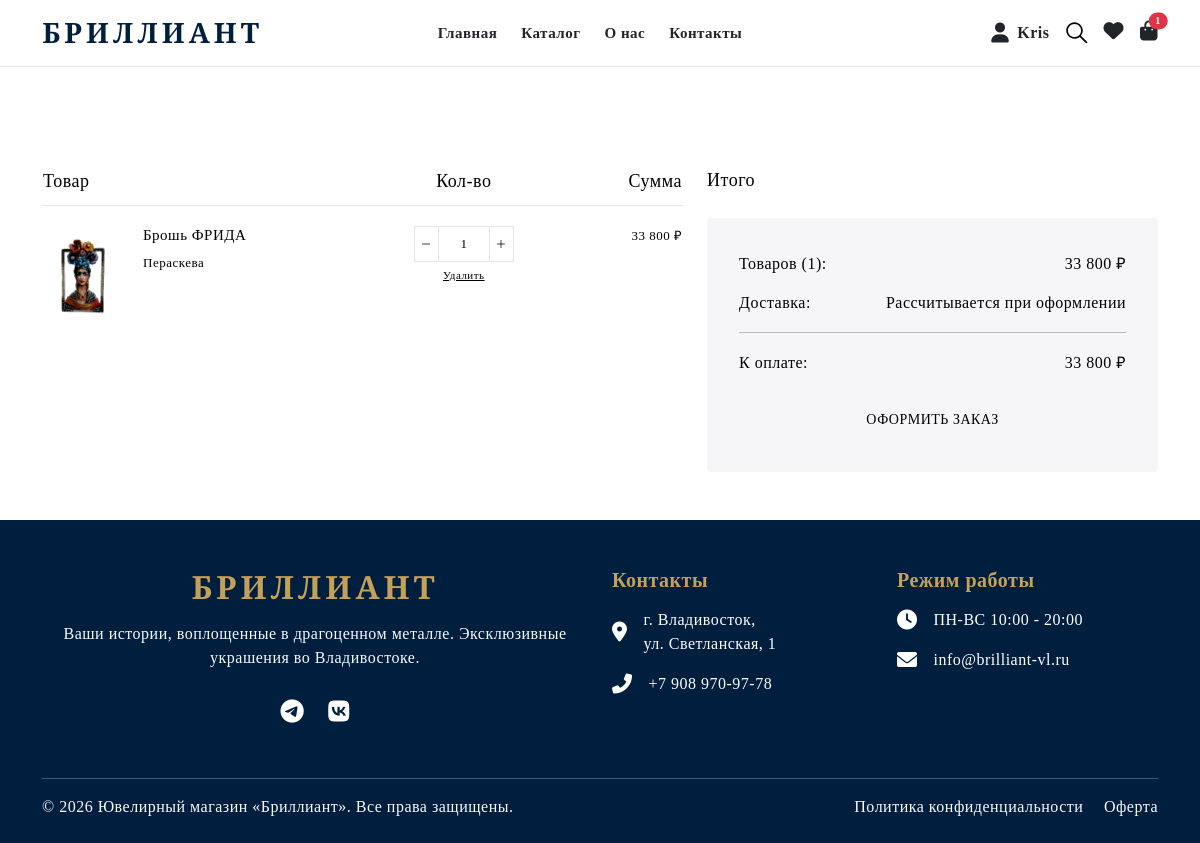
Before: /cart/ (signed in) with the older database file.
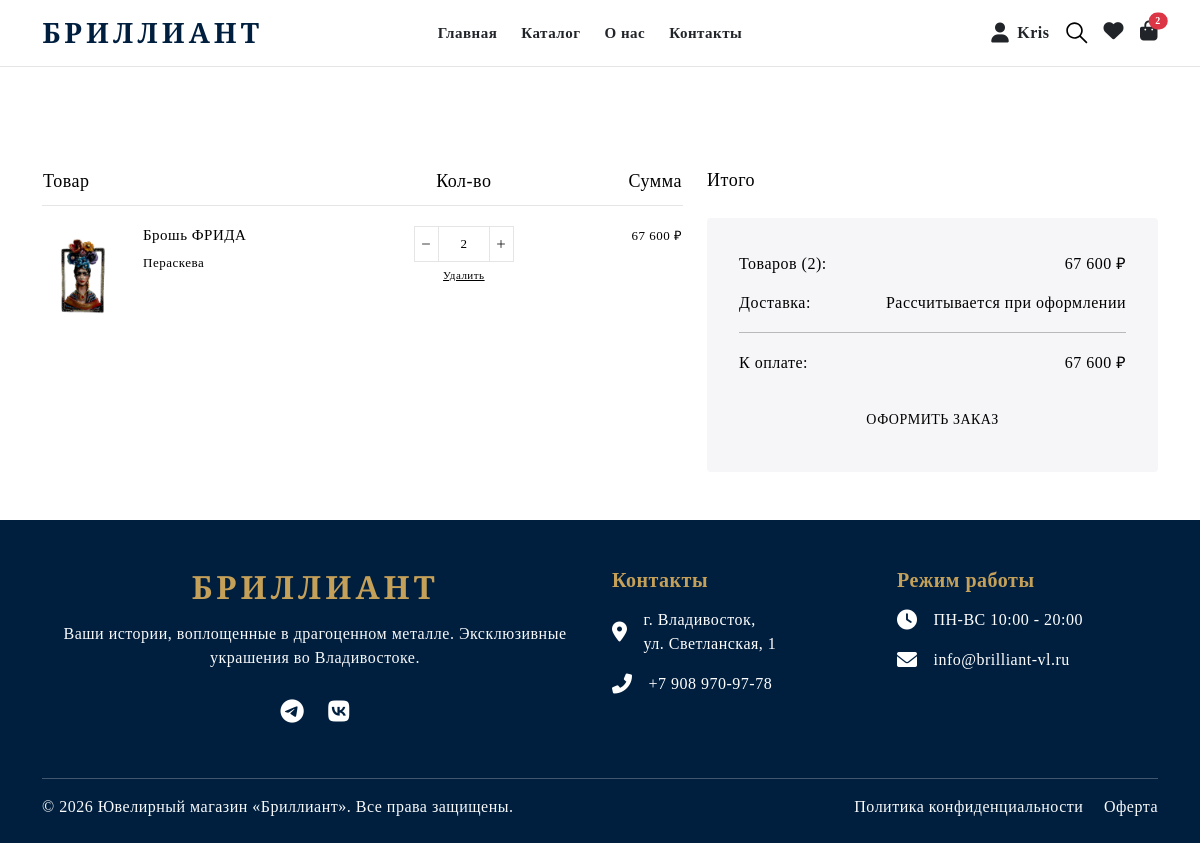
After: the same page with the newer database file.
### users/models.py (models this page shows, shortened)
class Cart(models.Model):
    user = models.OneToOneField(User, on_delete=models.CASCADE, verbose_name="Пользователь")
    created_at = models.DateTimeField(auto_now_add=True)
    @property
    def total_price(self):
        return sum(item.total_price for item in self.items.all())
    @property
    def total_items(self):
        return sum(item.quantity for item in self.items.all())

class CartItem(models.Model):
    cart = models.ForeignKey(Cart, related_name='items', on_delete=models.CASCADE)
    product = models.ForeignKey(Product, on_delete=models.CASCADE)
    quantity = models.PositiveIntegerField(default=1)
    @property
    def total_price(self):
        return self.product.price * self.quantity

### main/models.py (models this page shows, shortened)
class Product(models.Model):
    article = models.CharField('Артикул', max_length=50)
    title = models.CharField('Название', max_length=100)
    price = models.DecimalField('Цена', max_digits=10, decimal_places=2)
    description = models.TextField('Описание')
    image = models.ImageField(upload_to='products/', verbose_name="Фото")
    category = models.ForeignKey(Category, on_delete=models.SET_NULL, null=True, verbose_name="Категория")
    vendor = models.ForeignKey(Vendor, on_delete=models.SET_NULL, null=True, verbose_name="Бренд")
    metal = models.ForeignKey(Metal, on_delete=models.SET_NULL, null=True, verbose_name="Металл")
    color = models.ForeignKey(Color, on_delete=models.SET_NULL, null=True, verbose_name="Цвет")
    size = models.ForeignKey(Size, on_delete=models.SET_NULL, null=True, verbose_name="Размер")

class Vendor(models.Model):
    name = models.CharField('Бренд', max_length=100)

### users/views.py (the view)
# urls.py: path('cart/', views.cart_view, name='cart'),
@login_required
def cart_view(request):
    cart, created = Cart.objects.get_or_create(user=request.user)
    context = {
        'cart': cart,
    }
    return render(request, 'cart.html', context)

### users/context_processors.py (called while the page is built)
def cart_processor(request):
    if request.user.is_authenticated:
        cart, created = Cart.objects.get_or_create(user=request.user)
        return {'global_cart': cart}
    return {'global_cart': None}

def wishlist_count(request):
    if request.user.is_authenticated:
        return {'wishlist_count': WishlistItem.objects.filter(user=request.user).count()}
    return {'wishlist_count': 0}

### main/templates/cart.html (shortened to what the changed rows need)
{% extends 'base.html' %}
{% load static %}
{% load humanize %}
{% block content %}
<div class="cart-page mt-100">
    <div class="container">
        <div class="cart-page-wrapper">
            <div class="row">
                <div class="col-lg-7 col-md-12 col-12">
                    <table class="cart-table w-100">
                        <thead>
                            <tr>
                                <th class="cart-caption heading_18">Товар</th>
                                <th class="cart-caption heading_18"></th>
                                <th class="cart-caption text-center heading_18 d-none d-md-table-cell">Кол-во</th>
                                <th class="cart-caption text-end heading_18">Сумма</th>
                            </tr>
                        </thead>
                        <tbody>
                            {% for item in cart.items.all %}
                            <tr class="cart-item">
                                <td class="cart-item-media">
                                    <div class="mini-img-wrapper">
                                        <img class="mini-img" src="{{ item.product.image.url }}" alt="{{ item.product.title }}">
                                    </div>
                                </td>
                                <td class="cart-item-details">
                                    <h2 class="product-title"><a href="{% url 'product_detail' item.product.id %}">{{ item.product.title }}</a></h2>
                                    <p class="product-vendor">{{ item.product.vendor.name }}</p>
                                </td>
                                <td class="cart-item-quantity">
                                    <form method="post" action="{% url 'update_cart' item.id %}">
                                        <div class="quantity d-flex align-items-center justify-content-between">
                                            <button type="submit" name="quantity" value="{{ item.quantity|add:'-1' }}" class="qty-btn dec-qty"><img src="{% static 'img/icon/minus.svg' %}" alt="minus"></button>
                                            <input class="qty-input" type="number" name="quantity" value="{{ item.quantity }}" min="1" onchange="this.form.submit()">
                                            <button type="submit" name="quantity" value="{{ item.quantity|add:'1' }}" class="qty-btn inc-qty"><img src="{% static 'img/icon/plus.svg' %}" alt="plus"></button>
                                        </div>
                                    </form>
                                    <a href="{% url 'remove_from_cart' item.id %}" class="product-remove mt-2">Удалить</a>
                                </td>
                                <td class="cart-item-price text-end">
                                    <div class="product-price">{{ item.total_price|floatformat:0|intcomma }} ₽</div>
                                </td>
                            </tr>
                            {% endfor %}
                        </tbody>
                    </table>
                </div>
                <div class="col-lg-5 col-md-12 col-12">
                    <div class="cart-total-area">
                        <div class="cart-total-box mt-4">
                            <div class="subtotal-item subtotal-box">
                                <h4 class="subtotal-title">Товаров ({{ cart.total_items }}):</h4>
                                <p class="subtotal-value">{{ cart.total_price|floatformat:0|intcomma }} ₽</p>
                            </div>
                            <div class="subtotal-item discount-box">
                                <h4 class="subtotal-title">К оплате:</h4>
                                <p class="subtotal-value">{{ cart.total_price|floatformat:0|intcomma }} ₽</p>
                            </div>
                        </div>
                    </div>
                </div>
            </div>
        </div>
    </div>
</div>
{% endblock %}

### main/templates/base.html (shortened to what the changed rows need)
{% load static %}
<!doctype html>
<html lang="ru" class="no-js" style="scroll-behavior: smooth;">
<head>
    <link rel="stylesheet" href="{% static 'css/vendor.css' %}">
    <link rel="stylesheet" href="{% static 'css/style.css' %}">
    <link rel="stylesheet" href="https://cdnjs.cloudflare.com/ajax/libs/font-awesome/6.0.0/css/all.min.css">
</head>
<body>
    <div class="body-wrapper">
        <header class="sticky-header border-btm-black header-1 bg-white">
            <div class="header-bottom py-3">
                <div class="container">
                    <div class="row align-items-center">
                        <div class="col-lg-3 col-md-4 col-4">
                            <div class="header-logo">
                                <a href="/" class="logo-main text-decoration-none">
                                    <h2 class="mb-0 fw-bold" style="font-family: 'Playfair Display', serif; color: #001f3f; letter-spacing: 4px; font-size: 28px;">БРИЛЛИАНТ</h2>
                                </a>
                            </div>
                        </div>
                        <div class="col-lg-3 col-md-8 col-8">
                            <div class="header-action d-flex align-items-center justify-content-end gap-3">
                                <a href="/cart/" class="text-dark text-decoration-none position-relative">
                                    <i class="fas fa-shopping-bag fs-5"></i>
                                    <span class="position-absolute top-0 start-100 translate-middle badge rounded-pill bg-danger" style="font-size: 10px;">
                                        {{ global_cart.total_items|default:0 }}
                                    </span>
                                </a>
                            </div>
                        </div>
                    </div>
                </div>
            </div>
        </header>
        <main id="MainContent" class="content-for-layout">
            {% block content %}{% endblock %}
        </main>
    </div>
</body>
</html>

Changed rows visible on the page:
changed through a linked row, Cart: total_items "1" → "2"; total_price "33 800" → "67 600"
changed CartItem "Брошь ФРИДА": quantity "1" → "2"; total_price "33 800" → "67 600"
